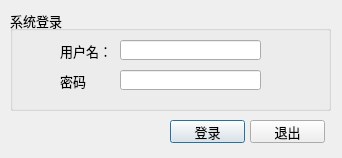
<?xml version="1.0" encoding="UTF-8"?>
<ui version="4.0">
 <class>CDialog_login</class>
 <widget class="QDialog" name="CDialog_login">
  <property name="geometry">
   <rect>
    <x>0</x>
    <y>0</y>
    <width>342</width>
    <height>158</height>
   </rect>
  </property>
  <property name="font">
   <font>
    <pointsize>10</pointsize>
   </font>
  </property>
  <property name="focusPolicy">
   <enum>Qt::NoFocus</enum>
  </property>
  <property name="windowTitle">
   <string>三里坪集控系统</string>
  </property>
  <widget class="QGroupBox" name="groupBox_login">
   <property name="geometry">
    <rect>
     <x>10</x>
     <y>10</y>
     <width>321</width>
     <height>101</height>
    </rect>
   </property>
   <property name="font">
    <font>
     <pointsize>10</pointsize>
    </font>
   </property>
   <property name="title">
    <string>系统登录</string>
   </property>
   <widget class="QLabel" name="label_username">
    <property name="geometry">
     <rect>
      <x>50</x>
      <y>30</y>
      <width>54</width>
      <height>21</height>
     </rect>
    </property>
    <property name="text">
     <string>用户名：</string>
    </property>
   </widget>
   <widget class="QLabel" name="label_password">
    <property name="geometry">
     <rect>
      <x>50</x>
      <y>60</y>
      <width>31</width>
      <height>21</height>
     </rect>
    </property>
    <property name="text">
     <string>密码：</string>
    </property>
   </widget>
   <widget class="QLineEdit" name="lineEdit_username">
    <property name="geometry">
     <rect>
      <x>110</x>
      <y>30</y>
      <width>141</width>
      <height>20</height>
     </rect>
    </property>
   </widget>
   <widget class="QLineEdit" name="lineEdit_password">
    <property name="geometry">
     <rect>
      <x>110</x>
      <y>60</y>
      <width>141</width>
      <height>20</height>
     </rect>
    </property>
    <property name="echoMode">
     <enum>QLineEdit::Password</enum>
    </property>
   </widget>
  </widget>
  <widget class="QPushButton" name="pushButton_login">
   <property name="geometry">
    <rect>
     <x>170</x>
     <y>120</y>
     <width>75</width>
     <height>23</height>
    </rect>
   </property>
   <property name="text">
    <string>登录</string>
   </property>
  </widget>
  <widget class="QPushButton" name="pushButton_close">
   <property name="geometry">
    <rect>
     <x>250</x>
     <y>120</y>
     <width>75</width>
     <height>23</height>
    </rect>
   </property>
   <property name="text">
    <string>退出</string>
   </property>
  </widget>
 </widget>
 <tabstops>
  <tabstop>lineEdit_username</tabstop>
  <tabstop>lineEdit_password</tabstop>
 </tabstops>
 <resources/>
 <connections/>
</ui>
